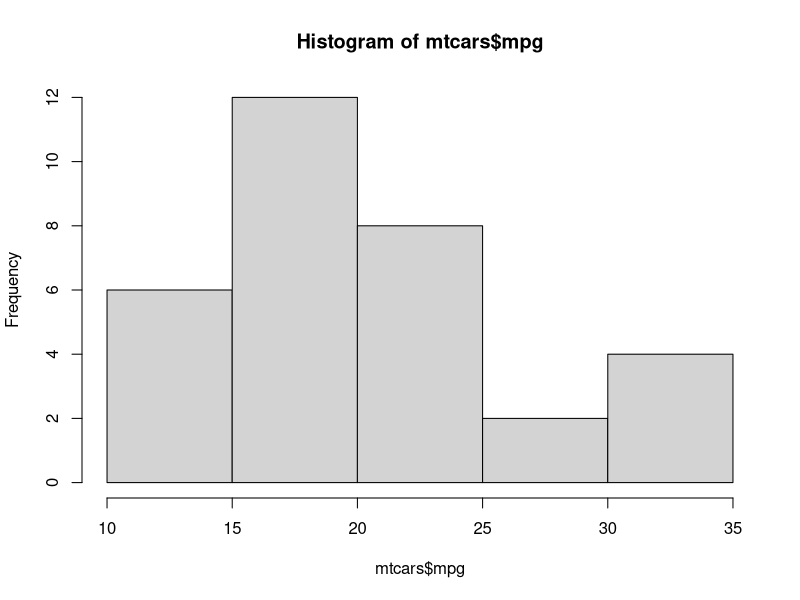
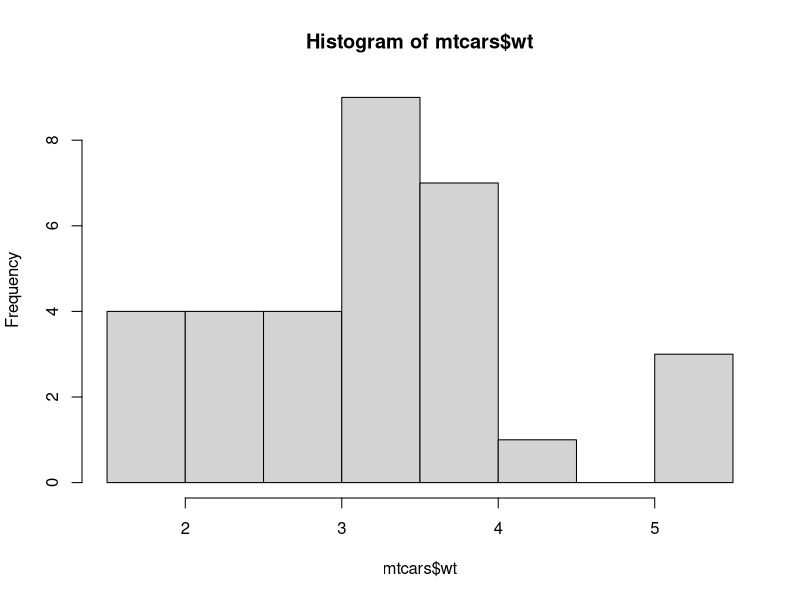
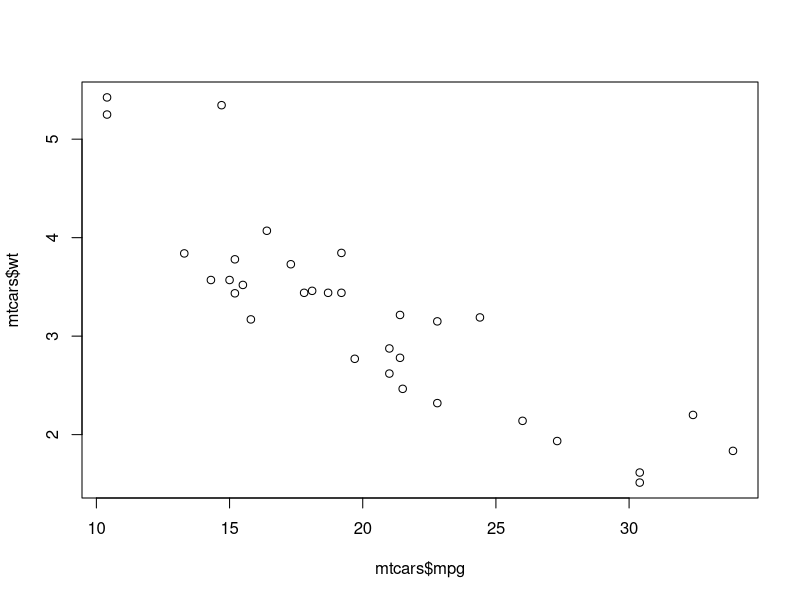
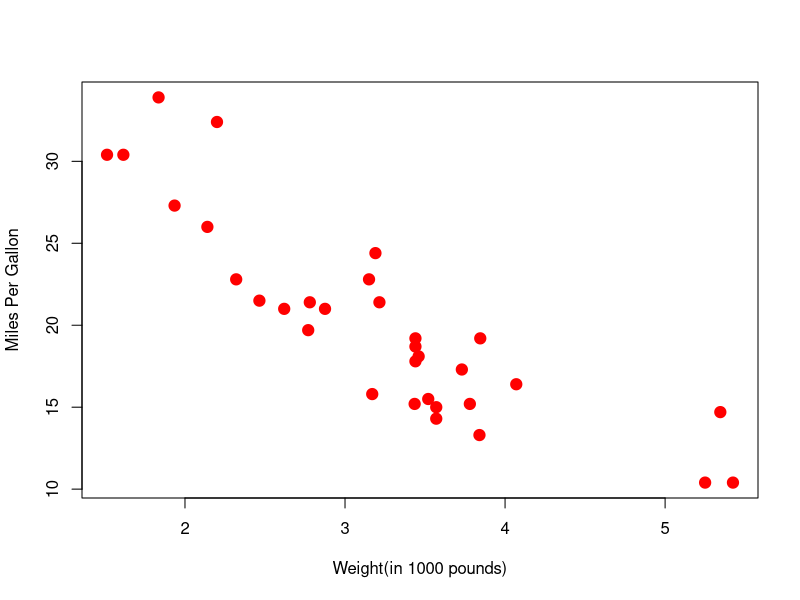

Generate these figures, in order, with R:
# load data 
library(datasets)
head(mtcars)

# PLOTS ################# 

# good to first check univariate distributions

hist(mtcars$mpg)
hist(mtcars$wt)

# Basic X-Y plot for two quantitative variables
plot(mtcars$mpg, mtcars$wt)

#add some options
plot(mtcars$wt, mtcars$mpg ,
     col= "red",
     pch= 19,
     cex= 1.5,
     ylab= "Miles Per Gallon",
     xlab= "Weight(in 1000 pounds)")

     